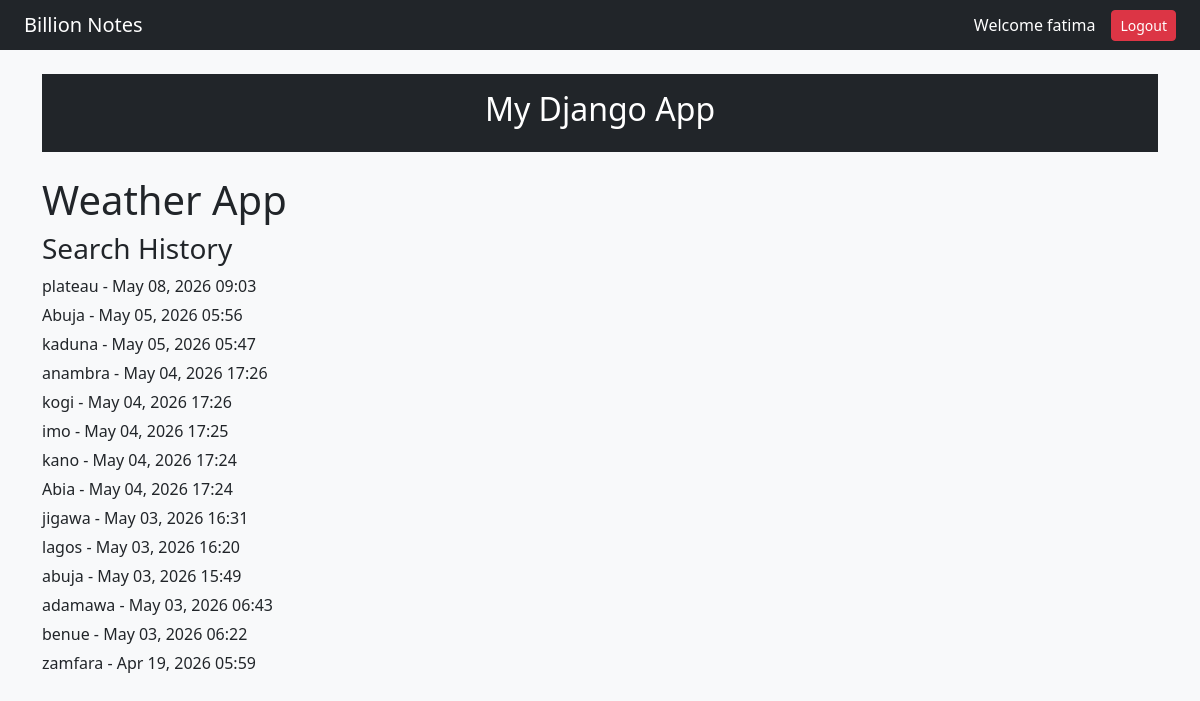
Screenshot of /weather/ (signed in) with the database file from the repository.
### weather/models.py (models this page shows)
class SearchHistory(models.Model):
    user = models.ForeignKey(User, on_delete=models.CASCADE)
    city = models.CharField(max_length=100)
    searched_at = models.DateTimeField(auto_now_add=True)

### dashboard/views.py (the view, shortened to what this page needs)
# urls.py: path("", views.weather_view, name="weather"),
@login_required
def weather_view(request):
    context = {}
    history = SearchHistory.objects.filter(user=request.user).order_by("-searched_at")
    context["history"] = history
    return render(request, "weather/index.html", context)

### weather/templates/weather/index.html (shortened to what this page needs)
{% extends "base.html" %}
{% block content %}
    <h1>Weather App</h1>
<h3>Search History</h3>
<u1 style="list-style: none; padding:0;">
    {% for item in history %}
        <li style="margin-bottom: 5px;">
            {{ item.city }} - {{ item.searched_at|date:"M d, Y H:i"}}
        </li>
        {% endfor %}
</u1>
{% endblock %}

### playground/templates/base.html (shortened to what this page needs)
<!DOCTYPE html>
<html>
<head>
    <link href="https://cdn.jsdelivr.net/npm/bootstrap@5.3.3/dist/css/bootstrap.min.css" rel="stylesheet">
</head>
<body class="bg-light">
<nav class="navbar navbar-dark bg-dark px-4">
    <span class="navbar-brand mb-0 h1">Billion Notes</span>
    <div class="d-flex align-items-center">
        <span class="text-white me-3">
            Welcome {{ request.user.username }}
        </span>
        <form method="POST" action="{% url 'logout' %}" class="mb-0">
            <button type="submit" class="btn btn-danger btn-sm">Logout</button>
        </form>
    </div>
</nav>
<div class="container mt-4">
    <div class="text-center mb-4 p-3 bg-dark text-white">
        <h2>My Django App</h2>
    </div>
    {% block content %}
    {% endblock %}
</div>
</body>
</html>

### rows the page displays
SearchHistory: city "plateau", searched_at "May 08, 2026 09:03"
SearchHistory: city "Abuja", searched_at "May 05, 2026 05:56"
SearchHistory: city "kaduna", searched_at "May 05, 2026 05:47"
SearchHistory: city "anambra", searched_at "May 04, 2026 17:26"
SearchHistory: city "kogi", searched_at "May 04, 2026 17:26"
SearchHistory: city "imo", searched_at "May 04, 2026 17:25"
SearchHistory: city "kano", searched_at "May 04, 2026 17:24"
SearchHistory: city "Abia", searched_at "May 04, 2026 17:24"
SearchHistory: city "jigawa", searched_at "May 03, 2026 16:31"
SearchHistory: city "lagos", searched_at "May 03, 2026 16:20"
SearchHistory: city "abuja", searched_at "May 03, 2026 15:49"
SearchHistory: city "adamawa", searched_at "May 03, 2026 06:43"
SearchHistory: city "benue", searched_at "May 03, 2026 06:22"
SearchHistory: city "zamfara", searched_at "Apr 19, 2026 05:59"

### other values shown
{{ request.user.username }} "fatima"
